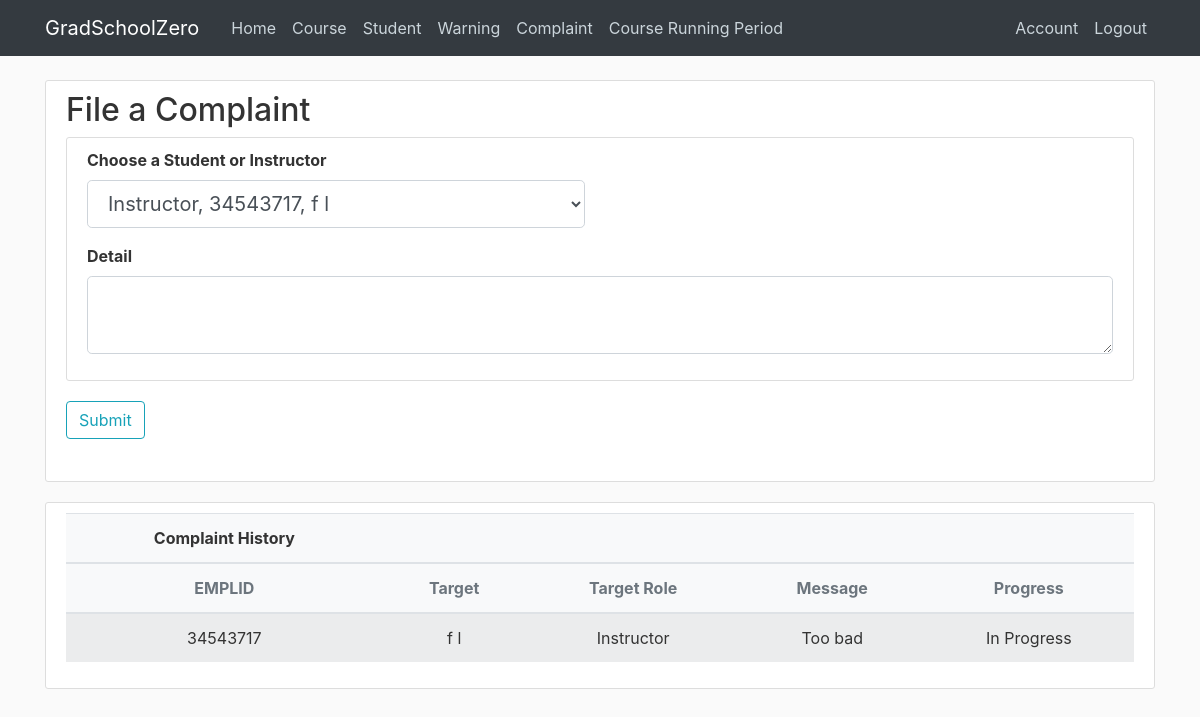
The page /student/complaint (signed in) on the database its author committed.
### cunyzero/models.py (models this page shows, shortened)
class Period(db.Model):#set-up, registration, running, or grading period
    id = db.Column(db.Integer, primary_key=True)
    period = db.Column(db.Integer, nullable = False, default=0)#periods passed
    def getPeriodName(self):# returns set-up, registration, running, or grading period
        remainder = self.period % 4
        if remainder==0:
            return "Course Set-up Period"
        if remainder==1:
            return "Course Registration Period"
        if remainder==2:
            return "Course Running Period"
        if remainder==3:
            return "Grading Period"

class Complaint(db.Model):
    id = db.Column(db.Integer, primary_key=True)
    complainerId = db.Column(db.Integer,db.ForeignKey('student.ownerId'), nullable=False)
    targetId = db.Column(db.Integer, db.ForeignKey('user.ownerId'))
    message = db.Column(db.Text, nullable=False, default='')
    processed = db.Column(db.Boolean, nullable=False, default=False) #check the complaint is processed by admin or not

class Instructor(db.Model):
    ownerId = db.Column(db.Integer, primary_key=True)
    status = db.Column(db.String(20), default='Employed')#fired, suspended, etc.
    firstname = db.Column(db.String(30), nullable=False)
    lastname = db.Column(db.String(30), nullable=False)
    warning = db.Column(db.Integer, nullable = False, default=0)
    user = db.relationship('User', backref='instructorOwner', lazy=True)
    warnings = db.relationship('Warning', backref='targetInstructor', lazy=True)
    courses = db.relationship('Course', backref='instructor', lazy=True)
    complaints = db.relationship('InstructorComplaint', backref='owner', lazy=True)

class User(db.Model, UserMixin):
    id = db.Column(db.Integer, primary_key=True)
    username = db.Column(db.String(20), unique=True, nullable=False)
    image_file = db.Column(db.String(20), nullable=False, default='default.jpg')
    password = db.Column(db.String(60), nullable=False)
    role = db.Column(db.String(30), nullable=False, default='Visitor')
    ownerId = db.Column(db.Integer, db.ForeignKey('visitor.ownerId'), db.ForeignKey('admin.ownerId'), db.ForeignKey('student.ownerId'), db.ForeignKey('instructor.ownerId'))
    def getPeriodName(self):
        return Period.query.all()[0].getPeriodName()

### cunyzero/routes.py (the view, shortened to what this page needs)
@login_required
@app.route('/student/complaint', methods=['GET', 'POST'])
def student_file_complaint():
    form = StudentComplaintForm()
    history = current_user.studentOwner.complaints
    targets = dict()
    for complaint in history:
        target = User.query.filter_by(ownerId=complaint.targetId).first()
        targets[complaint.targetId] = target
    if current_user.role != "Student":
        abort(403)
    return render_template("student_complaint.html", title="Student Complaint", form=form, history=history, targets=targets)

### cunyzero/forms.py
class StudentComplaintForm(FlaskForm):
    target = QuerySelectMultipleField(
        'Choose a Student or Instructor',
        query_factory= lambda: User.query.filter((User.role!="Visitor")&(User.role!="Admin")&(User.id!=current_user.id)),
        widget=widgets.Select(multiple=False),
        get_label=lambda user: f'{user.role}, {user.ownerId}, '
                               f'{user.studentOwner.firstname + " " + user.studentOwner.lastname if user.role == "Student" else user.instructorOwner.firstname + " " + user.instructorOwner.lastname}'
    )
    message = TextAreaField('Detail', validators=[DataRequired()])
    submit = SubmitField('Submit')

### cunyzero/models.py (called while the page is built)
@login_manager.user_loader
def load_user(user_id):
    return User.query.get(int(user_id))

### cunyzero/templates/student_complaint.html (shortened to what this page needs)
{% extends "layout.html" %}
{% block content %}
<div class="content-section">
    <form method="POST", action="">
        <fieldset class="form-group">
            <legend class="h2">File a Complaint</legend>
            <div class="content-section">
                <div class="row">
                    <div class="form-group col-md-6">
                        <strong>{{ form.target.label }}{{ form.target(class="form-control form-control-lg") }} </strong>
                    </div>
                </div>
                <div class="row">
                    <div class="form-group col-md-12">
                        <strong>
                            {{ form.message.label }}
                        </strong>
                        {{ form.message(class="form-control form-control-lg") }}
                    </div>
                </div>
            </div>
            <div class="form-group">
                {{ form.submit(class="btn btn-outline-info") }}
            </div>
        </fieldset>
    </form>
</div>
{% if history %}
<div class="content-section">
    <table class="table table-striped table-hover bg-light text-center">
        <thead>
            <tr class="thead-secondary">
                <th class="course_header">Complaint History</th>
                <th> </th>
                <th> </th>
                <th> </th>
                <th> </th>
            </tr>
            <tr class="thead-secondary text-muted">
                <th>EMPLID</th>
                <th>Target</th>
                <th>Target Role</th>
                <th>Message</th>
                <th>Progress</th>
            </tr>
        </thead>
        <tbody>
            {% for complaint in history %}
                <tr>
                    <td>{{ complaint.targetId }}</td>
                    {% if targets[complaint.targetId].role == "Student" %}
                        <td>{{ targets[complaint.targetId].studentOwner.firstname }} {{ targets[complaint.targetId].studentOwner.lastname }}</td>
                    {% else %}
                        <td>{{ targets[complaint.targetId].instructorOwner.firstname }} {{ targets[complaint.targetId].instructorOwner.lastname }}
                    {% endif %}
                    <td>{{ targets[complaint.targetId].role }}</td>
                    <td>{{ complaint.message[:10] + "..." if complaint.message|length >10 else complaint.message }}</td>
                    {% if complaint.processed %}
                        <td>Done</td>
                    {%  else %}
                        <td>In Progress</td>
                    {% endif %}
                </tr>
            {% endfor %}
        </tbody>
    </table>
</div>
{% endif %}
{% endblock content %}

### cunyzero/templates/layout.html (shortened to what this page needs)
<!DOCTYPE html>
<html lang="en">
<head>
    <link rel="stylesheet" href="https://maxcdn.bootstrapcdn.com/bootstrap/4.0.0/css/bootstrap.min.css">
    <link rel="stylesheet" type="text/css" href="{{ url_for('static', filename='main.css') }}">
    <link rel="stylesheet" type="text/css" href="{{ url_for('static', filename='uicons-regular-rounded.css') }}">
</head>
<body id="bootstrap-overrides">
    <header class="site-header">
        <nav class="navbar navbar-expand-md navbar-dark bg-dark fixed-top">
            <div class="container">
                <a class="navbar-brand mr-4" href="/">GradSchoolZero</a>
                <div class="collapse navbar-collapse" id="navbarToggle">
                    <div class="navbar-nav mr-auto">
                        <a class="nav-item nav-link" href="{{ url_for('home') }}">Home</a>
                        {% if current_user.is_authenticated %}
                            {% if current_user.role == 'Visitor' %}
                                <a class="nav-item nav-link" href="#">Course</a>
                                <a class="nav-item nav-link" href="#">Instructor</a>
                            {% elif current_user.role == 'Student' %}
                                <a class="nav-item nav-link" href="{{url_for('register_course')}}">Course</a>
                                <a class="nav-item nav-link" href="{{ url_for('individual_review',role='Student',owner_id=current_user.ownerId)}}">Student</a>
                                <a class="nav-item nav-link" href="{{url_for('user_warning_page', userId=current_user.ownerId)}}">Warning</a>
                                <a class="nav-item nav-link" href="{{ url_for('student_file_complaint') }}">Complaint</a>
                            {% endif %}
                                <a class="nav-item nav-link">{{current_user.getPeriodName()}}</a>
                        {% endif %}
                    </div>
                    <div class="navbar-nav">
                        {% if current_user.is_authenticated %}
                            {% if current_user.role == 'Visitor' %}
                                <a class="nav-item nav-link" href="{{ url_for('enrollment_application') }}">Enrollment</a>
                                <a class="nav-item nav-link" href="{{ url_for('logout') }}">Logout</a>
                            {% else %}
                                <a class="nav-item nav-link" href="{{ url_for('account') }}">Account</a>
                                <a class="nav-item nav-link" href="{{ url_for('logout') }}">Logout</a>
                            {% endif %}
                        {% else %}
                            <a class="nav-item nav-link" href="{{ url_for('login') }}">Login</a>
                            <a class="nav-item nav-link" href="{{ url_for('register') }}">Register</a>
                        {% endif %}
                    </div>
                </div>
            </div>
        </nav>
    </header>
    <main role="main" class="container">
        <div class="row">
            <div class="col-md-12">
                {% block content %}{% endblock %}
            </div>
        </div>
    </main>
</body>
</html>

### cunyzero/static/main.css (style rules this page uses)
body { background: #fafafa; color: #333333; margin-top: 5rem; }
.site-header .navbar-nav .nav-link { color: #cbd5db; }
.content-section { background: #ffffff; padding: 10px 20px; border: 1px solid #dddddd; border-radius: 3px; margin-bottom: 20px; }

### rows shown on the page
Period: getPeriodName "Course Running Period"
Complaint: targetId "34543717", targetId.firstname "f", targetId.lastname "l", targetId.role "Instructor", message "Too bad", processed "In Progress"
